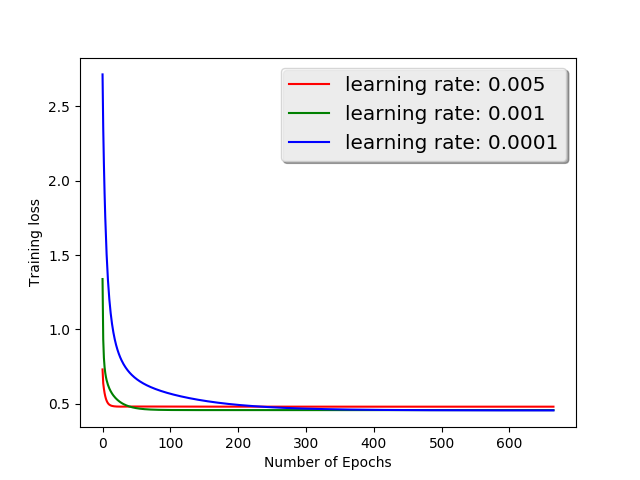

Reproduce this figure in Python.
import tensorflow as tf
import numpy as np
import matplotlib.pyplot as plt


def Load_NotMinst():
    with np.load("notMNIST.npz") as data:
        Data, Target = data ["images"], data["labels"]
        np.random.seed(521)
        randIndx = np.arange(len(Data))
        np.random.shuffle(randIndx)
        Data = Data[randIndx]/255.
        Target = Target[randIndx]
        trainData, trainTarget = Data[:15000], Target[:15000]
        validData, validTarget = Data[15000:16000], Target[15000:16000]
        testData, testTarget = Data[16000:], Target[16000:]
        return trainData,trainTarget,validData,validTarget,testData,testTarget
def Build_Graph():

    W = tf.Variable(tf.truncated_normal(shape=[784,10], stddev=0.1), name='weights') #not too sure about stddev
    b = tf.Variable(0.0, name='biases')
    X = tf.placeholder(tf.float32, [None, 784], name='input_x')
    y_target = tf.placeholder(tf.float32, [None,10], name='target_y')
    learn_rate=tf.placeholder(tf.float32,shape=[],name='learn_rate')
    # Graph definition
    y_predicted = tf.matmul(X,W) + b
    crossEntropyLoss = tf.reduce_mean(tf.nn.softmax_cross_entropy_with_logits(labels=y_target,logits=y_predicted))+ tf.divide(0.01,2)*tf.nn.l2_loss(W)
    optimizer = tf.train.AdamOptimizer(learning_rate = learn_rate)
    train = optimizer.minimize(loss=crossEntropyLoss)
    return crossEntropyLoss,W,b,X,y_target,train,learn_rate

trainMinstData,trainMinstTarget,validMinstData,validMinstTarget,testMinstData,testMinstTarget= Load_NotMinst()
loss,W,B,X,y_target,train,learning_rate= Build_Graph()

init = tf.global_variables_initializer()
sess = tf.InteractiveSession()
sess.run(init)
one_hot_testMinstTarget=sess.run(tf.one_hot(testMinstTarget, 10) ) 
one_hot_validMinstTarget=sess.run(tf.one_hot(validMinstTarget, 10) )
one_hot_trainMinstTarget=sess.run(tf.one_hot(trainMinstTarget, 10) )

N=len(trainMinstData)
trainMinstData = np.reshape(trainMinstData, [N, 28*28])
validMinstData = np.reshape(validMinstData, [len(validMinstData), 28*28])
testMinstData = np.reshape(testMinstData, [len(testMinstData), 28*28])


iterations = 20000
num_epochs = int(iterations/30) #15000 Train Sample

result=[]
learn_rate=[0.005,0.001,0.0001]
for learn in learn_rate:
    tempresult=[]
    for step in range(0,num_epochs):
            for i in range(0,30):
                start_index = i* 500
                minix=trainMinstData[start_index:start_index+500]
                miniy=one_hot_trainMinstTarget[start_index:start_index+500]

                err,train_r,weight,bias=sess.run([loss,train,W,B],feed_dict={X:minix,y_target:miniy,learning_rate:learn})
                #print(err)
                #_, err, currentW, currentb, yhat = sess.run([train, cross_entropy_loss, w, b, y_predicted], feed_dict={x: minix, y_target: miniy,learn_rate:learnrate, weight_decay:weightdecay})

            tempresult.append(err)
    result.append(tempresult)
    sess.run(init)


    
epochs=(len(result[0]))

x = np.arange(epochs)


color=['r','g','b']
for idx, val in enumerate(learn_rate):
    line, = plt.plot(x, result[idx],color=color[idx], label="learning rate: "+str(val))
    
plt.legend(loc='upper right', shadow=True, fontsize='x-large')

    
plt.ylabel('Training loss')
plt.xlabel('Number of Epochs')
plt.show()


#print(one_hot_trainMinstTarget.shape)
